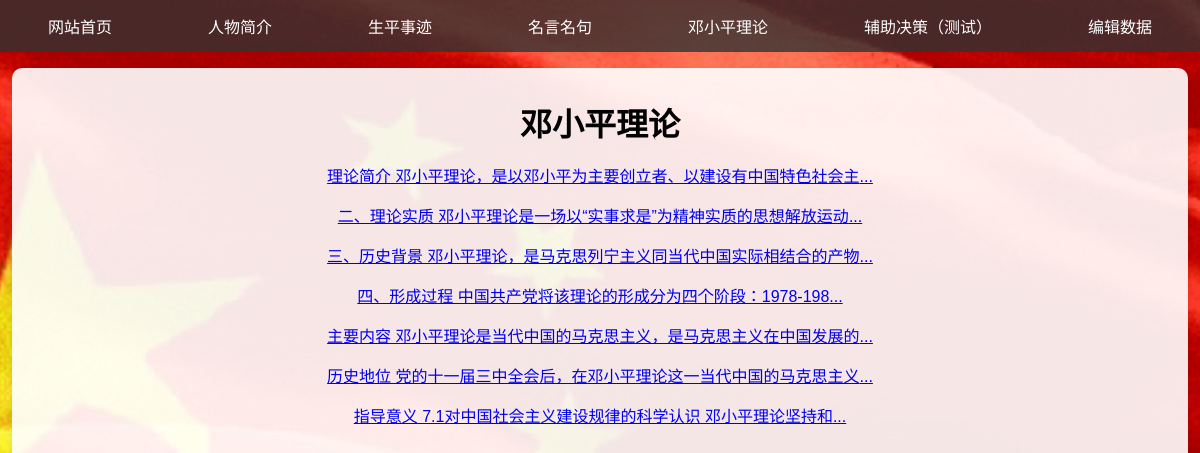
The app's page /theory with its own data.
### models.py (models this page shows)
class Section(db.Model):
    __tablename__ = 'sections'
    id = db.Column(db.Integer, primary_key=True)
    section_title = db.Column(db.String(200), nullable=False)  # 章节标题
    section_content = db.Column(db.Text, nullable=True)  # 内容可以为空
    image_path = db.Column(db.String(300), nullable=True)  # 新增字段，存储图片路径
    parent_id = db.Column(db.Integer, db.ForeignKey('sections.id'), nullable=True)  # 父章节
    order = db.Column(db.Integer, nullable=False)  # 章节顺序
    type = db.Column(db.String(50), nullable=False)  # 标识板块类型 (bio, life_story, etc.)
    created_at = db.Column(db.DateTime, default=datetime.now(pytz.timezone('Asia/Shanghai')))
    parent = db.relationship('Section', remote_side=[id], backref='subsections')

### app.py (the view)
@app.route('/theory')
def theory():
    main_sections = Section.query.filter_by(section_title='邓小平理论').all()
    return render_template('theory.html', main_sections=main_sections)

### templates/theory.html (shortened to what this page needs)
{% extends "welcome.html" %}
{% import "render_section_block.html" as section_macros %}
{% block content %}
    {{ section_macros.render_section_block('邓小平理论', main_sections) }}
{% endblock %}

### templates/render_section_block.html (shortened to what this page needs)
{% macro render_section_block(section_title, sections) %}
    <div class="container">
        <h1>{{ section_title }}</h1>
        {% for section in sections %}
            <div class="section-item my-3">
                <a href="{{ url_for('section_detail', section_id=section.id) }}">
                    {{ section.section_content[:35] }}...
                </a>
            </div>
        {% endfor %}
    </div>
{% endmacro %}

### static/welcome.css (style rules this page uses)
body { font-family: Arial, sans-serif; background-image: url("/static/images/国旗.gif"); background-size: cover; background-position: center; background-repeat: no-repeat; color: #000000; display: flex; flex-direction: column; justify-content: center; align-items: center; height: 100vh; margin: 10px; padding-top: 50px; }
h1 { margin-bottom: 20px; }
.section-item { margin-bottom: 1rem; line-height: 1.5; }

### records on screen
Section: section_content "理论简介 邓小平理论，是以邓小平为主要创立者、以建设有中国特色社会主"
Section: section_content "二、理论实质 邓小平理论是一场以“实事求是”为精神实质的思想解放运动"
Section: section_content "三、历史背景 邓小平理论，是马克思列宁主义同当代中国实际相结合的产物"
Section: section_content "四、形成过程 中国共产党将该理论的形成分为四个阶段：1978-198"
Section: section_content "主要内容 邓小平理论是当代中国的马克思主义，是马克思主义在中国发展的"
Section: section_content "历史地位 党的十一届三中全会后，在邓小平理论这一当代中国的马克思主义"
Section: section_content "指导意义 7.1对中国社会主义建设规律的科学认识 邓小平理论坚持和"

### other values on screen
{{ section_title }} "邓小平理论"
